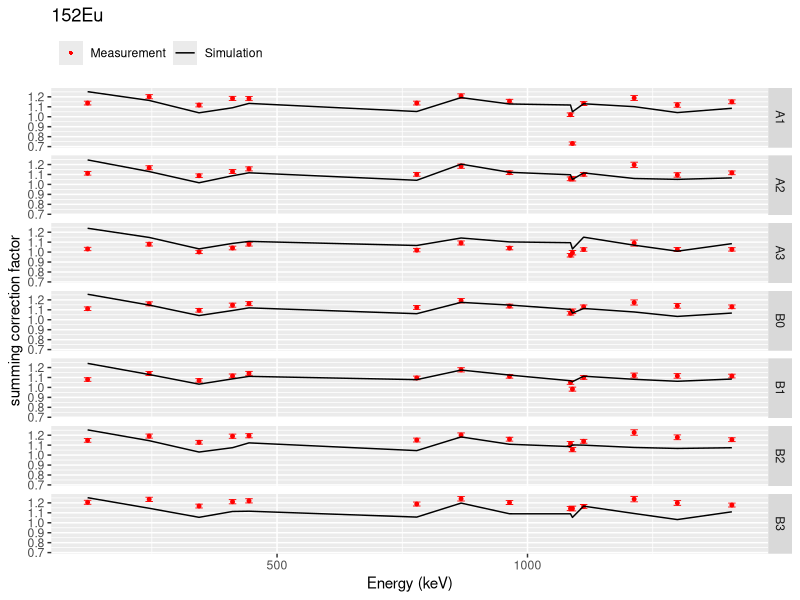
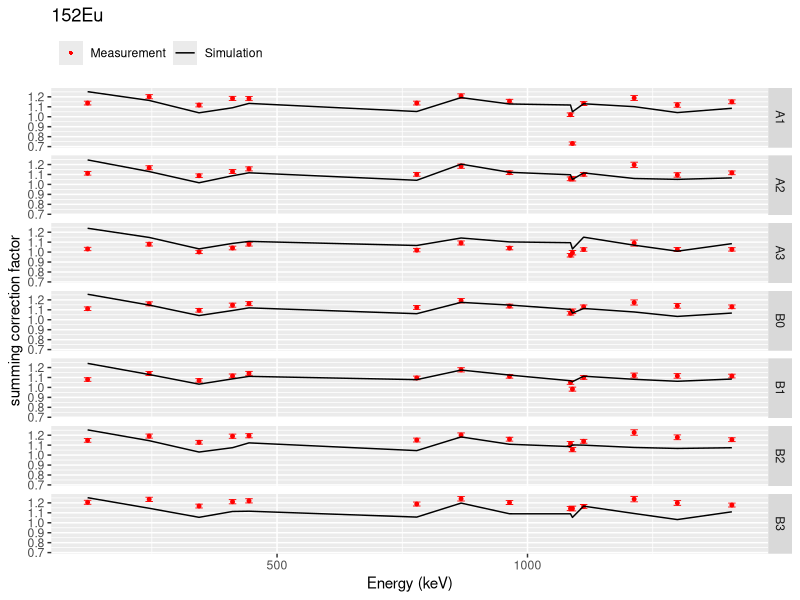

The R source for these figures, in order:
library(tidyr)
library(dplyr)
library(data.table)
library(ggplot2)
nuclide<-"152Eu"
data<-read.csv("SummingCorrectionFactor.csv",row.names = NULL)
data<-filter(data,Nuclide==nuclide)
simData<-read.csv("factors.csv", row.names = NULL)
simData<-simData[,1:length(simData)-1]
names(simData)[1] <- "Energy"
simData<-pivot_longer(simData,cols= c("A0","A1","A2","A3","B0","B1","B2","B3"),names_to=
                       "Detector", values_to = "sim_z")
require(data.table)
setDT(simData)
setDT(data)
simData<-arrange(simData, Energy, Detector)
data<-arrange(data,Energy,Detector)
simData$Energy<-data$Energy
cor_full<-merge(data,simData,by=c("Energy","Detector"))
cor_full<-arrange(cor_full, Energy, Detector)
write.csv(x=cor_full, file =paste0("Summing_Sim_Ex_Comp_",nuclide,".csv",seq=''), quote=FALSE, na="NA")

gplot<-cor_full%>%drop_na()%>%ggplot(aes(x=Energy))+
  geom_point(aes(y=z, color="Measurement"),size=1)+
  geom_errorbar(mapping=aes(ymin=z-dz, ymax=z+dz), width=15, size=0.3,color="red")+
  geom_line(aes(y=sim_z,color="Simulation"))+
  facet_grid(rows=vars(Detector))+
  scale_color_manual(values = c("red","black"),labels=c("Measurement","Simulation"))+
  labs(title=nuclide, x="Energy (keV)", y="summing correction factor")+
  theme(legend.title=element_blank(),legend.justification = "left", legend.position = "top")+
  guides(colour=guide_legend(override.aes=list(
    linetype=c (0, 1),shape=c(16,NA))))
gplot
ggsave(filename=paste0("Summing_Sim_Ex_Comp_",nuclide,".png",seq=''),plot=gplot,device =
         "png", path="./", height =7, width=5, units="in",dpi=500)
